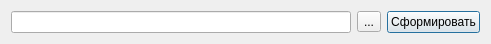
<?xml version="1.0" encoding="UTF-8"?>
<ui version="4.0">
 <class>printDialog</class>
 <widget class="QDialog" name="printDialog">
  <property name="geometry">
   <rect>
    <x>0</x>
    <y>0</y>
    <width>491</width>
    <height>41</height>
   </rect>
  </property>
  <property name="windowTitle">
   <string>Dialog</string>
  </property>
  <layout class="QHBoxLayout" name="horizontalLayout">
   <item>
    <widget class="QLineEdit" name="lineEdit"/>
   </item>
   <item>
    <widget class="QToolButton" name="toolButton">
     <property name="text">
      <string>...</string>
     </property>
    </widget>
   </item>
   <item>
    <widget class="QPushButton" name="pushButton">
     <property name="text">
      <string>Сформировать</string>
     </property>
    </widget>
   </item>
  </layout>
 </widget>
 <resources/>
 <connections/>
</ui>
